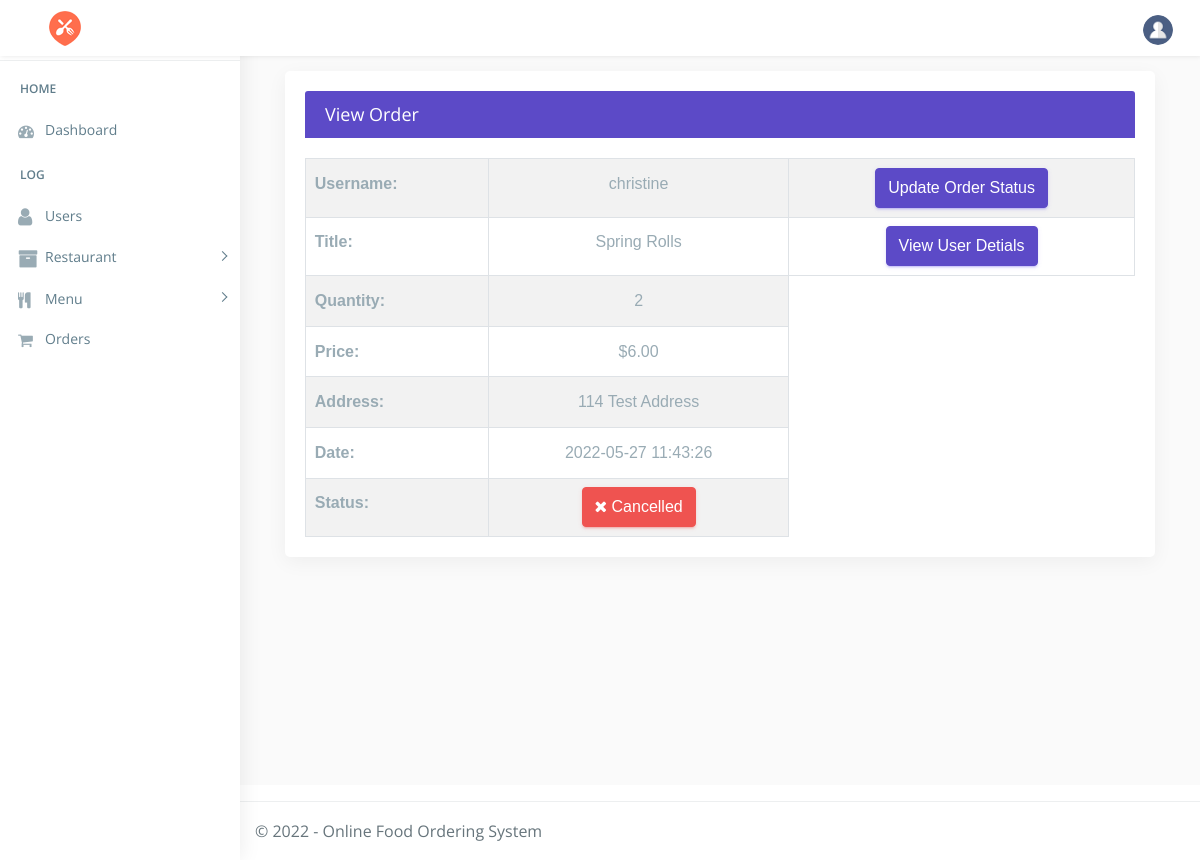
Page /OnlineFood-PHP/admin/view_order.php?user_upd=1 on the committed database.
### tables this page shows
CREATE TABLE `users_orders` (
  `o_id` int(222) NOT NULL,
  `u_id` int(222) NOT NULL,
  `title` varchar(222) NOT NULL,
  `quantity` int(222) NOT NULL,
  `price` decimal(10,2) NOT NULL,
  `status` varchar(222) DEFAULT NULL,
  `date` timestamp NOT NULL DEFAULT current_timestamp() ON UPDATE current_timestamp()
);

CREATE TABLE `users` (
  `u_id` int(222) NOT NULL,
  `username` varchar(222) NOT NULL,
  `f_name` varchar(222) NOT NULL,
  `l_name` varchar(222) NOT NULL,
  `email` varchar(222) NOT NULL,
  `phone` varchar(222) NOT NULL,
  `password` varchar(222) NOT NULL,
  `address` text NOT NULL,
  `status` int(222) NOT NULL DEFAULT 1,
  `date` timestamp NOT NULL DEFAULT current_timestamp() ON UPDATE current_timestamp(),
  `role` enum('admin','user') NOT NULL DEFAULT 'user'
);

### OnlineFood-PHP/admin/view_order.php (the view, shortened to what this page needs)
<!DOCTYPE html>
<html lang="en">
<?php
include("../connection/connect.php");
?>
<head>
    <link href="css/lib/bootstrap/bootstrap.min.css" rel="stylesheet">
    <link href="css/helper.css" rel="stylesheet">
    <link href="css/style.css" rel="stylesheet">
</head>
<body class="fix-header fix-sidebar">
    <div id="main-wrapper">
        <div class="header">
            <nav class="navbar top-navbar navbar-expand-md navbar-light">
            <div class="navbar-header">
                    <a class="navbar-brand" href="dashboard.php">
                        <span><img src="images/icn.png" alt="homepage" class="dark-logo" /></span>
                    </a>
                </div>
                <div class="navbar-collapse">
                    <ul class="navbar-nav my-lg-0">
                        <li class="nav-item dropdown">
                            <a class="nav-link dropdown-toggle text-muted  " href="#" data-toggle="dropdown" aria-haspopup="true" aria-expanded="false"><img src="images/bookingSystem/user-icn.png" alt="user" class="profile-pic" /></a>
                        </li>
                    </ul>
                </div>
            </nav>
        </div>
        <div class="left-sidebar">
            <div class="scroll-sidebar">
                <nav class="sidebar-nav">
                   <ul id="sidebarnav">
                        <li class="nav-devider"></li>
                        <li class="nav-label">Home</li>
                        <li> <a href="dashboard.php"><i class="fa fa-tachometer"></i><span>Dashboard</span></a></li>
                        <li class="nav-label">Log</li>
                        <li> <a href="all_users.php">  <span><i class="fa fa-user f-s-20 "></i></span><span>Users</span></a></li>
                        <li> <a class="has-arrow  " href="#" aria-expanded="false"><i class="fa fa-archive f-s-20 color-warning"></i><span class="hide-menu">Restaurant</span></a>
                        </li>
                      <li> <a class="has-arrow  " href="#" aria-expanded="false"><i class="fa fa-cutlery" aria-hidden="true"></i><span class="hide-menu">Menu</span></a>
                        </li>
						 <li> <a href="all_orders.php"><i class="fa fa-shopping-cart" aria-hidden="true"></i><span>Orders</span></a></li>
                    </ul>
                </nav>
            </div>
        </div>
        <div class="page-wrapper">
            <div class="container-fluid">
                <div class="row">
                    <div class="col-12">
                        <div class="col-lg-12">
                        <div class="card card-outline-primary">
                            <div class="card-header">
                                <h4 class="m-b-0 text-white">View Order</h4>
                            </div>
                                <div class="table-responsive m-t-20">
                                    <table id="myTable" class="table table-bordered table-striped">
                                        <tbody>
                                           <?php
											$sql="SELECT users.*, users_orders.* FROM users INNER JOIN users_orders ON users.u_id=users_orders.u_id where o_id='".$_GET['user_upd']."'";
												$query=mysqli_query($db,$sql);
												$rows=mysqli_fetch_array($query);
												?>
											<tr>
													<td><strong>Username:</strong></td>
												    <td><center><?php echo $rows['username']; ?></center></td>
													   <td><center>
													   <a href="javascript:void(0);" onClick="popUpWindow('order_update.php?form_id=<?php echo htmlentities($rows['o_id']);?>');" title="Update order">
															 <button type="button" class="btn btn-primary">Update Order Status</button></a>
															 </center>
											 </td>
											</tr>
											<tr>
												<td><strong>Title:</strong></td>
												    <td><center><?php echo $rows['title']; ?></center></td>
													    <td><center>
													   <a href="javascript:void(0);" onClick="popUpWindow('userprofile.php?newform_id=<?php echo htmlentities($rows['o_id']);?>');" title="Update order">
														<button type="button" class="btn btn-primary">View User Detials</button></a>
													   </center></td>
											</tr>
											<tr>
													<td><strong>Quantity:</strong></td>
												    <td><center><?php echo $rows['quantity']; ?></center></td>
											</tr>
											<tr>
													<td><strong>Price:</strong></td>
												    <td><center>$<?php echo $rows['price']; ?></center></td>
											</tr>
											<tr>
													<td><strong>Address:</strong></td>
												    <td><center><?php echo $rows['address']; ?></center></td>
											</tr>
											<tr>
													<td><strong>Date:</strong></td>
												     <td><center><?php echo $rows['date']; ?></center></td>
											</tr>
											<tr>
													<td><strong>Status:</strong></td>
													<?php
																			$status=$rows['status'];
																			?>
																			<?php
																			if($status=="rejected")
																				{
																			?>
																			<td>  <center><button type="button" class="btn btn-danger"> <i class="fa fa-close"></i> Cancelled</button> </center></td>
																			<?php
																			}
																			?>
											</tr>
                                        </tbody>
                                    </table>
                                </div>
                            </div>
                        </div>
						 </div>
                            </div>
                        </div>
                    </div>
                </div>
            <footer class="footer"> © 2022 - Online Food Ordering System </footer>
</body>
</html>

### OnlineFood-PHP/admin/css/helper.css (style rules this page uses)
.f-s-20 { font-size: 20px!important; }
.m-t-20 { margin-top: 20px!important; }
.m-b-0 { margin-bottom: 0px!important; }

### rows in the picture
users_orders: u.username "christine", title "Spring Rolls", quantity "2", price "6.00", u.address "114 Test Address", date "2022-05-27 11:43:26"
